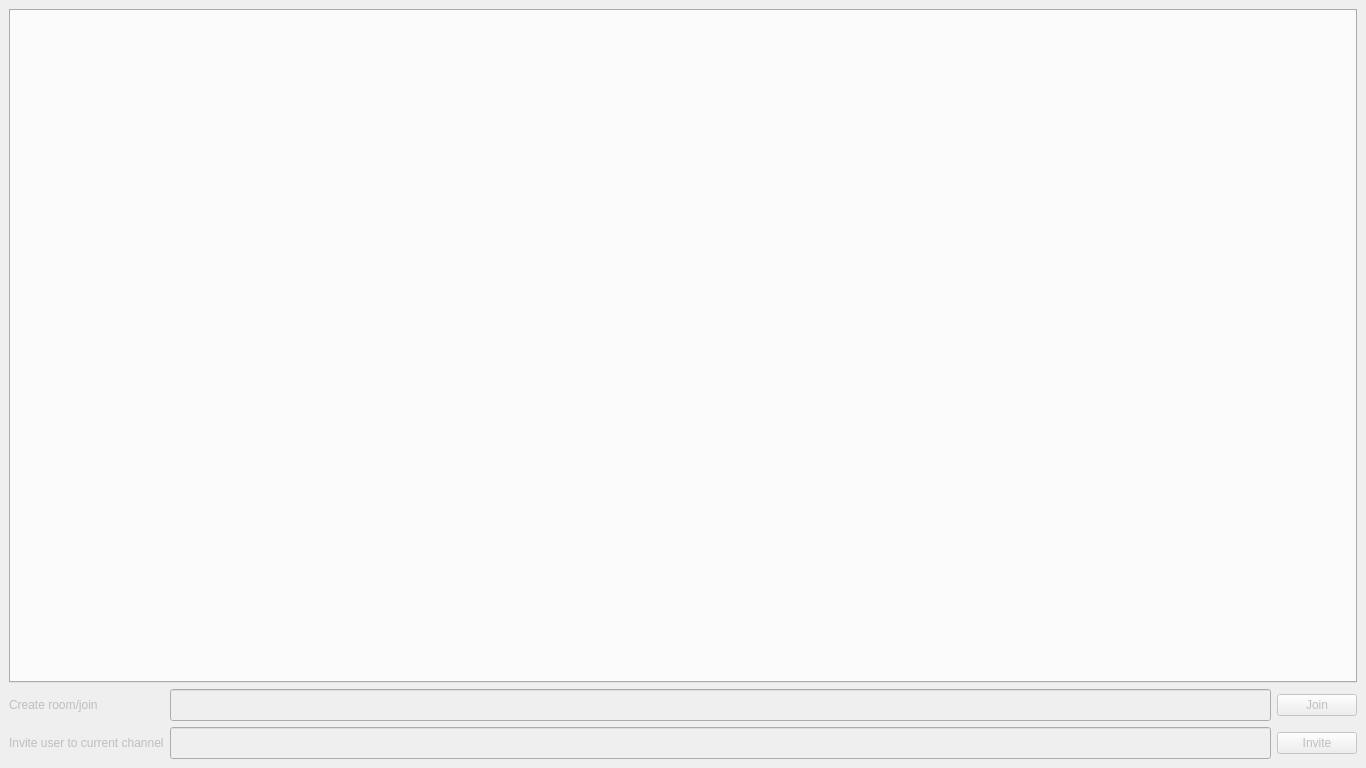
<?xml version="1.0" encoding="UTF-8"?>
<ui version="4.0">
 <class>MainWindow</class>
 <widget class="client::ui::MainWindow" name="MainWindow">
  <property name="geometry">
   <rect>
    <x>0</x>
    <y>0</y>
    <width>1366</width>
    <height>768</height>
   </rect>
  </property>
  <property name="windowTitle">
   <string>Playoff</string>
  </property>
  <property name="windowIcon">
   <iconset resource="../resources/main.qrc">
    <normaloff>:/icon</normaloff>:/icon</iconset>
  </property>
  <widget class="QWidget" name="centralWidget">
   <property name="enabled">
    <bool>false</bool>
   </property>
   <layout class="QVBoxLayout" name="verticalLayout">
    <item>
     <widget class="QTabWidget" name="tabWidget">
      <property name="currentIndex">
       <number>0</number>
      </property>
     </widget>
    </item>
    <item>
     <layout class="QGridLayout" name="gridLayout">
      <item row="0" column="0">
       <widget class="QLabel" name="label">
        <property name="text">
         <string>Create room/join</string>
        </property>
       </widget>
      </item>
      <item row="0" column="1">
       <widget class="QLineEdit" name="joinRoomName">
        <property name="minimumSize">
         <size>
          <width>0</width>
          <height>32</height>
         </size>
        </property>
       </widget>
      </item>
      <item row="0" column="2">
       <widget class="QPushButton" name="joinChannelButton">
        <property name="text">
         <string>Join</string>
        </property>
       </widget>
      </item>
      <item row="1" column="0">
       <widget class="QLabel" name="label_2">
        <property name="text">
         <string>Invite user to current channel</string>
        </property>
       </widget>
      </item>
      <item row="1" column="1">
       <widget class="QLineEdit" name="inviteUserName">
        <property name="minimumSize">
         <size>
          <width>0</width>
          <height>32</height>
         </size>
        </property>
       </widget>
      </item>
      <item row="1" column="2">
       <widget class="QPushButton" name="inviteButton">
        <property name="text">
         <string>Invite</string>
        </property>
       </widget>
      </item>
     </layout>
    </item>
   </layout>
  </widget>
 </widget>
 <customwidgets>
  <customwidget>
   <class>client::ui::MainWindow</class>
   <extends>QMainWindow</extends>
   <header>ui/MainWindow.h</header>
   <container>1</container>
   <slots>
    <slot>joinChannel()</slot>
    <slot>inviteUser()</slot>
    <slot>channelChanged(int)</slot>
   </slots>
  </customwidget>
 </customwidgets>
 <resources>
  <include location="../resources/main.qrc"/>
 </resources>
 <connections>
  <connection>
   <sender>joinChannelButton</sender>
   <signal>clicked()</signal>
   <receiver>MainWindow</receiver>
   <slot>joinChannel()</slot>
   <hints>
    <hint type="sourcelabel">
     <x>1297</x>
     <y>703</y>
    </hint>
    <hint type="destinationlabel">
     <x>1357</x>
     <y>16</y>
    </hint>
   </hints>
  </connection>
  <connection>
   <sender>inviteButton</sender>
   <signal>clicked()</signal>
   <receiver>MainWindow</receiver>
   <slot>inviteUser()</slot>
   <hints>
    <hint type="sourcelabel">
     <x>1335</x>
     <y>740</y>
    </hint>
    <hint type="destinationlabel">
     <x>1362</x>
     <y>76</y>
    </hint>
   </hints>
  </connection>
  <connection>
   <sender>tabWidget</sender>
   <signal>currentChanged(int)</signal>
   <receiver>MainWindow</receiver>
   <slot>channelChanged(int)</slot>
   <hints>
    <hint type="sourcelabel">
     <x>55</x>
     <y>19</y>
    </hint>
    <hint type="destinationlabel">
     <x>1364</x>
     <y>176</y>
    </hint>
   </hints>
  </connection>
 </connections>
</ui>
